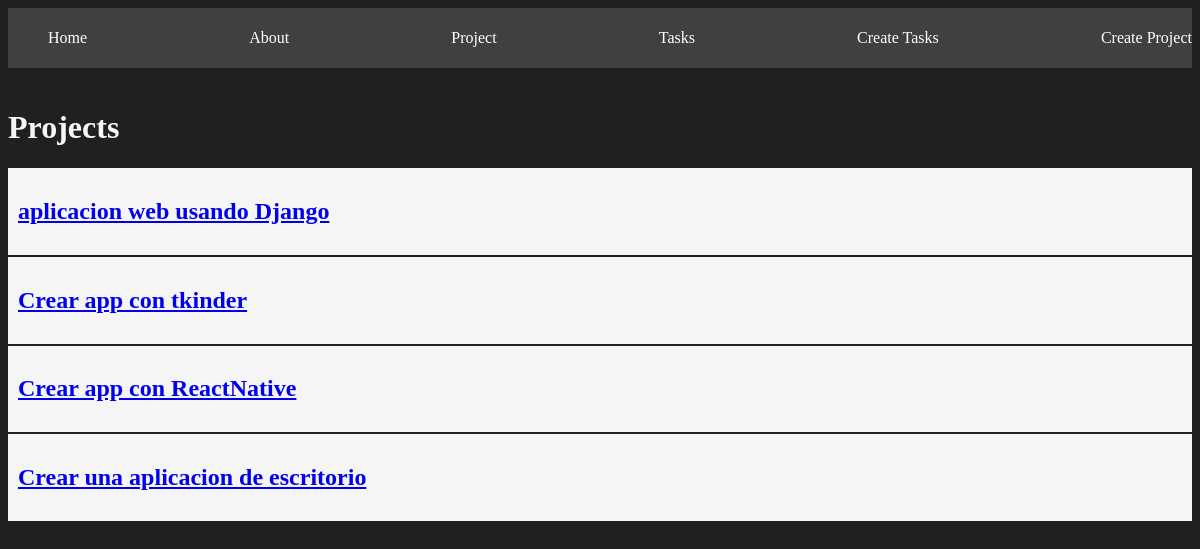
/projects/, run on the app's committed database.
### myapp/models.py (models this page shows, shortened)
class Project(models.Model):
    name = models.CharField(max_length=200)

### myapp/views.py (the view)
# urls.py: path('projects/', views.projects, name="projects"),
def projects(request):
    projects = Project.objects.all()
    return render(request,'projects/projects.html', {
        'projects': projects
    })

### myapp/templates/projects/projects.html
{% extends 'layouts/base.html' %}
{% block content %}
<h1>Projects</h1>
{% for project in projects %}
<article class="card">
    <a href="{% url 'project_detail' project.id %}">
        <h1>{{ project.name }}</h1>
    </a>
</article>
{% endfor %}
{% endblock %}

### myapp/static/styles/main.css (style rules this page uses)
body { background: #202020; color: whitesmoke; }
.card { background: whitesmoke; color: black; padding: 10px; margin-bottom: 2px; }

### data on the page
Project: name "aplicacion web usando Django"
Project: name "Crear app con tkinder"
Project: name "Crear app con ReactNative"
Project: name "Crear una aplicacion de escritorio"
